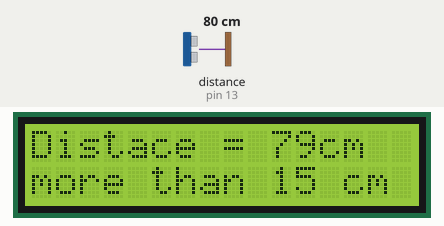
Recording of a sketch running on a simulated Arduino Uno, built with avr-gcc and run on an emulated ATmega328P. Shown: 16×2 character LCD. Wiring (inferred from the names in the program): ultrasonic range finder: trigger pin 12; echo pin 13. The test bench sets the inputs (shaded band); at power-on: distance to the obstacle (sensor on pin 13) 80 cm. The echo pulse lasts 58.3 µs per cm; what the sketch prints to the serial monitor is not drawn.

Above: at 1.2 s.
1.3 s: distance to the obstacle (sensor on pin 13) set to 2 cm
At 2.3 s:
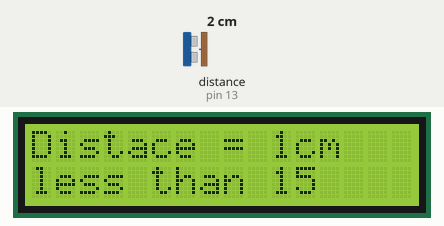
5.9 s: distance to the obstacle (sensor on pin 13) set to 4 cm
At 6.48 s:
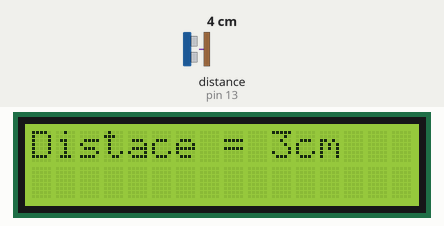
8.1 s: distance to the obstacle (sensor on pin 13) set to 299 cm
At 9.6 s:
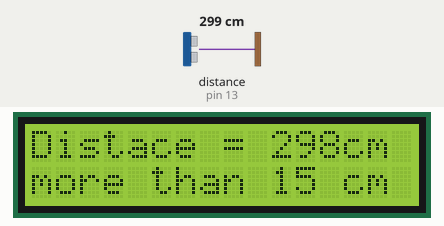
10.6 s: distance to the obstacle (sensor on pin 13) set to 120 cm
At 12.4 s:
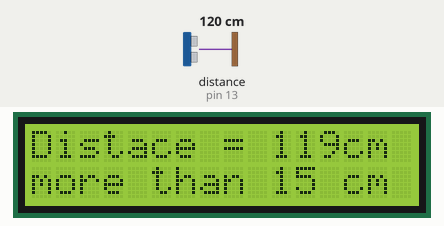
13.1 s: distance to the obstacle (sensor on pin 13) set to 2 cm
At 14.08 s:
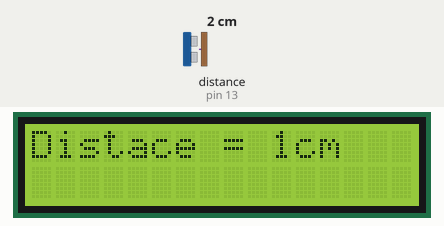
Timing chart, 0 to 16.1 s (numbered marks = the images above; inputs shaded):
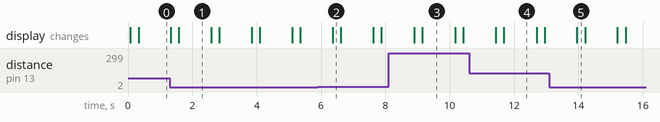

The sketch:

sketch_sep13a.ino
```cpp
#include <LiquidCrystal.h>

LiquidCrystal lcd(7,6,5,4,3,2);

String text = "";
#define trig 12
#define echo 13

void setup() {
  // put your setup code here, to run once:
  Serial.begin(9600);
  lcd.begin(16,2);
  lcd.clear();
  lcd.setCursor(0, 1);
  lcd.print(text);
  pinMode(trig , OUTPUT);
  pinMode(echo , INPUT);
}

void loop() {
  // put your main code here, to run repeatedly:
  digitalWrite(trig ,LOW);
  delayMicroseconds(200);
  digitalWrite(trig ,HIGH);
  delayMicroseconds(100);
  digitalWrite(trig ,LOW);

  long allTime = pulseIn(echo , HIGH);
  int distance = 0.0343 * (allTime/2) ;

  text = "Distace = " + String(distance) +"cm";

  Serial.print("Distance = ");
  Serial.println(distance);

  lcd.clear();
  lcd.setCursor(0,0);
  lcd.print(text);
  delay(250);

  if (distance > 15){
    lcd.setCursor(0,1);
    lcd.print("more than 15 cm");
    delay(1000);
  }
  else {
    lcd.setCursor(0, 1);
    lcd.print("less than 15");
    delay(1000);
  }

}
```

Measured:
- after the input at 1.3 s, the display: first changes at once (image 1 shows a later state)
- after the input at 5.9 s, the display: changes after 0.46 s (image 2)
- after the input at 8.1 s, the display: first changes after 0.79 s (image 3 shows a later state)
- after the input at 10.6 s, the display: first changes after 0.83 s (image 4 shows a later state)
- after the input at 13.1 s, the display: changes after 0.85 s (image 5)
- what the display in image 1 shows lasts 1.0 s, from 1.6 s to 2.6 s
